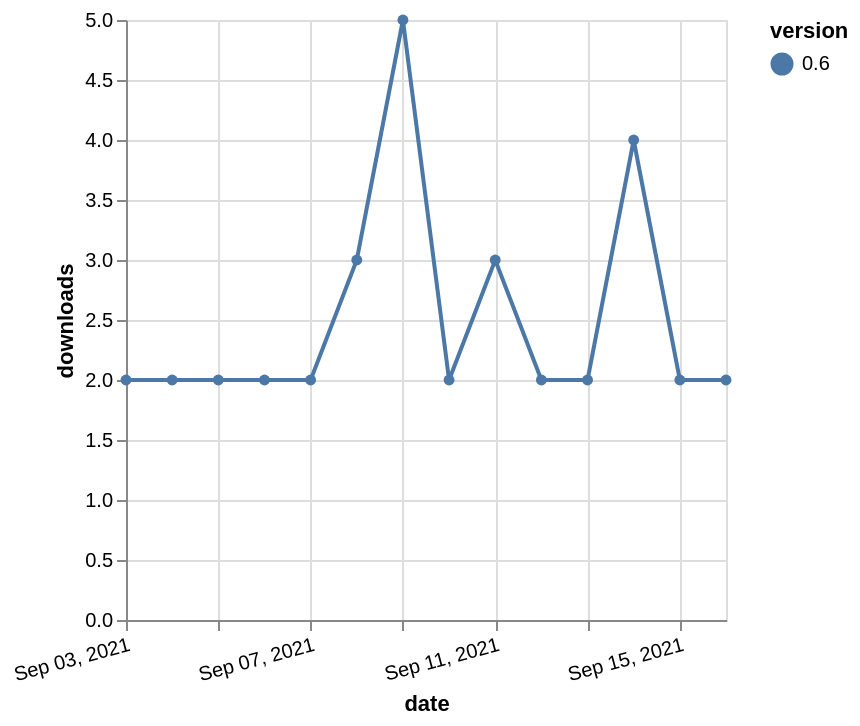

Vega-Lite specification for this chart:
### Vega-Lite specification from a JSON file in a GitHub repository (floating-point values rounded to 4 significant figures)
{"$schema": "https://vega.github.io/schema/vega-lite/v5.json", "description": "A simple bar chart with embedded data.", "data": {"values": [{"date": "2021-09-03", "total": 4176, "delta": 2, "version": "0.6"}, {"date": "2021-09-04", "total": 4178, "delta": 2, "version": "0.6"}, {"date": "2021-09-05", "total": 4180, "delta": 2, "version": "0.6"}, {"date": "2021-09-06", "total": 4182, "delta": 2, "version": "0.6"}, {"date": "2021-09-07", "total": 4184, "delta": 2, "version": "0.6"}, {"date": "2021-09-08", "total": 4187, "delta": 3, "version": "0.6"}, {"date": "2021-09-09", "total": 4192, "delta": 5, "version": "0.6"}, {"date": "2021-09-10", "total": 4194, "delta": 2, "version": "0.6"}, {"date": "2021-09-11", "total": 4197, "delta": 3, "version": "0.6"}, {"date": "2021-09-12", "total": 4199, "delta": 2, "version": "0.6"}, {"date": "2021-09-13", "total": 4201, "delta": 2, "version": "0.6"}, {"date": "2021-09-14", "total": 4205, "delta": 4, "version": "0.6"}, {"date": "2021-09-15", "total": 4207, "delta": 2, "version": "0.6"}, {"date": "2021-09-16", "total": 4209, "delta": 2, "version": "0.6"}]}, "width": "container", "mark": {"type": "line", "point": {"filled": true}}, "encoding": {"x": {"field": "date", "type": "temporal", "timeUnit": "yearmonthdate", "title": "date", "axis": {"labelAngle": -15}}, "y": {"field": "delta", "type": "quantitative", "title": "downloads"}, "color": {"field": "version", "type": "nominal"}, "tooltip": {"field": "delta"}}}
